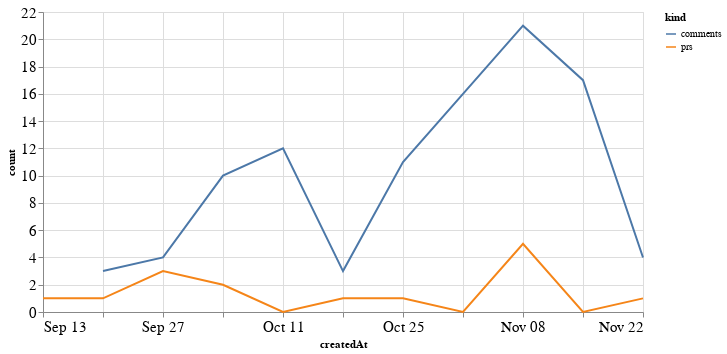

The notebook cell saved with this chart:
### Code cell
alt.Chart(total_time, width=600).mark_line().encode(
    x='createdAt',
    y='count',
    color='kind'
)

### Figure 1 — Vega-Lite specification as saved in the notebook (floating-point values rounded to 4 significant figures)
{"config": {"axisLeft": {"labelFontSize": 15}, "axisBottom": {"labelFontSize": 15}}, "data": {"name": "data-ae73351403d9f0e14e971bc22bcf30f7"}, "mark": "line", "encoding": {"color": {"type": "nominal", "field": "kind"}, "x": {"type": "temporal", "field": "createdAt"}, "y": {"type": "quantitative", "field": "count"}}, "width": 600, "$schema": "https://vega.github.io/schema/vega-lite/v4.8.1.json", "datasets": {"data-ae73351403d9f0e14e971bc22bcf30f7": [{"createdAt": "2020-09-13T00:00:00", "kind": "prs", "count": 1.0}, {"createdAt": "2020-09-20T00:00:00", "kind": "prs", "count": 1.0}, {"createdAt": "2020-09-27T00:00:00", "kind": "prs", "count": 3.0}, {"createdAt": "2020-10-04T00:00:00", "kind": "prs", "count": 2.0}, {"createdAt": "2020-10-11T00:00:00", "kind": "prs", "count": 0.0}, {"createdAt": "2020-10-18T00:00:00", "kind": "prs", "count": 1.0}, {"createdAt": "2020-10-25T00:00:00", "kind": "prs", "count": 1.0}, {"createdAt": "2020-11-01T00:00:00", "kind": "prs", "count": 0.0}, {"createdAt": "2020-11-08T00:00:00", "kind": "prs", "count": 5.0}, {"createdAt": "2020-11-15T00:00:00", "kind": "prs", "count": 0.0}, {"createdAt": "2020-11-22T00:00:00", "kind": "prs", "count": 1.0}, {"createdAt": "2020-09-13T00:00:00", "kind": "comments", "count": null}, {"createdAt": "2020-09-20T00:00:00", "kind": "comments", "count": 3.0}, {"createdAt": "2020-09-27T00:00:00", "kind": "comments", "count": 4.0}, {"createdAt": "2020-10-04T00:00:00", "kind": "comments", "count": 10.0}, {"createdAt": "2020-10-11T00:00:00", "kind": "comments", "count": 12.0}, {"createdAt": "2020-10-18T00:00:00", "kind": "comments", "count": 3.0}, {"createdAt": "2020-10-25T00:00:00", "kind": "comments", "count": 11.0}, {"createdAt": "2020-11-01T00:00:00", "kind": "comments", "count": 16.0}, {"createdAt": "2020-11-08T00:00:00", "kind": "comments", "count": 21.0}, {"createdAt": "2020-11-15T00:00:00", "kind": "comments", "count": 17.0}, {"createdAt": "2020-11-22T00:00:00", "kind": "comments", "count": 4.0}]}}
